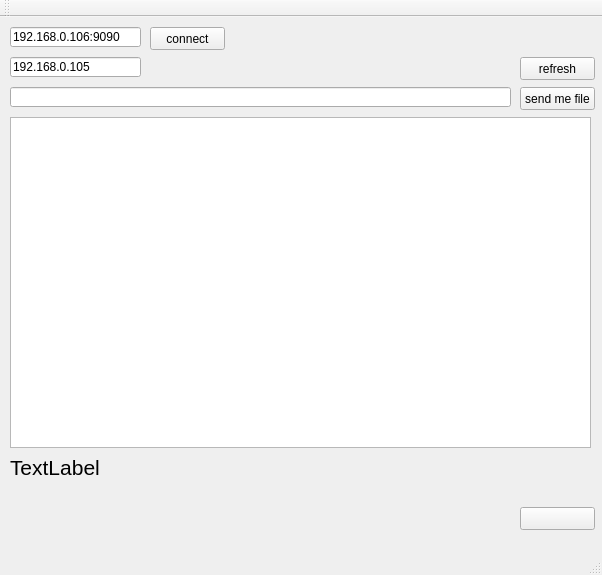
<?xml version="1.0" encoding="UTF-8"?>
<ui version="4.0">
 <class>MainWindow</class>
 <widget class="QMainWindow" name="MainWindow">
  <property name="geometry">
   <rect>
    <x>0</x>
    <y>0</y>
    <width>602</width>
    <height>575</height>
   </rect>
  </property>
  <property name="windowTitle">
   <string>MainWindow</string>
  </property>
  <widget class="QWidget" name="centralWidget">
   <widget class="QPushButton" name="pushButton">
    <property name="geometry">
     <rect>
      <x>150</x>
      <y>10</y>
      <width>75</width>
      <height>23</height>
     </rect>
    </property>
    <property name="text">
     <string>connect</string>
    </property>
   </widget>
   <widget class="QPushButton" name="pushButton_2">
    <property name="geometry">
     <rect>
      <x>520</x>
      <y>40</y>
      <width>75</width>
      <height>23</height>
     </rect>
    </property>
    <property name="text">
     <string>refresh</string>
    </property>
   </widget>
   <widget class="QTextEdit" name="textEdit">
    <property name="geometry">
     <rect>
      <x>10</x>
      <y>100</y>
      <width>581</width>
      <height>331</height>
     </rect>
    </property>
    <property name="readOnly">
     <bool>true</bool>
    </property>
   </widget>
   <widget class="QPushButton" name="pushButton_3">
    <property name="geometry">
     <rect>
      <x>520</x>
      <y>70</y>
      <width>75</width>
      <height>23</height>
     </rect>
    </property>
    <property name="text">
     <string>send me file</string>
    </property>
   </widget>
   <widget class="QLineEdit" name="lineEdit">
    <property name="geometry">
     <rect>
      <x>10</x>
      <y>10</y>
      <width>131</width>
      <height>20</height>
     </rect>
    </property>
    <property name="text">
     <string>192.168.0.106:9090</string>
    </property>
   </widget>
   <widget class="QLabel" name="label">
    <property name="geometry">
     <rect>
      <x>10</x>
      <y>430</y>
      <width>221</width>
      <height>41</height>
     </rect>
    </property>
    <property name="font">
     <font>
      <pointsize>16</pointsize>
     </font>
    </property>
    <property name="text">
     <string>TextLabel</string>
    </property>
   </widget>
   <widget class="QPushButton" name="pushButton_4">
    <property name="geometry">
     <rect>
      <x>520</x>
      <y>490</y>
      <width>75</width>
      <height>23</height>
     </rect>
    </property>
    <property name="text">
     <string/>
    </property>
   </widget>
   <widget class="QLineEdit" name="lineEdit_2">
    <property name="geometry">
     <rect>
      <x>10</x>
      <y>40</y>
      <width>131</width>
      <height>20</height>
     </rect>
    </property>
    <property name="text">
     <string>192.168.0.105</string>
    </property>
   </widget>
   <widget class="QLineEdit" name="lineEdit_3">
    <property name="geometry">
     <rect>
      <x>10</x>
      <y>70</y>
      <width>501</width>
      <height>20</height>
     </rect>
    </property>
   </widget>
  </widget>
  <widget class="QMenuBar" name="menuBar">
   <property name="geometry">
    <rect>
     <x>0</x>
     <y>0</y>
     <width>602</width>
     <height>21</height>
    </rect>
   </property>
  </widget>
  <widget class="QToolBar" name="mainToolBar">
   <attribute name="toolBarArea">
    <enum>TopToolBarArea</enum>
   </attribute>
   <attribute name="toolBarBreak">
    <bool>false</bool>
   </attribute>
  </widget>
  <widget class="QStatusBar" name="statusBar"/>
 </widget>
 <layoutdefault spacing="6" margin="11"/>
 <resources/>
 <connections/>
</ui>
